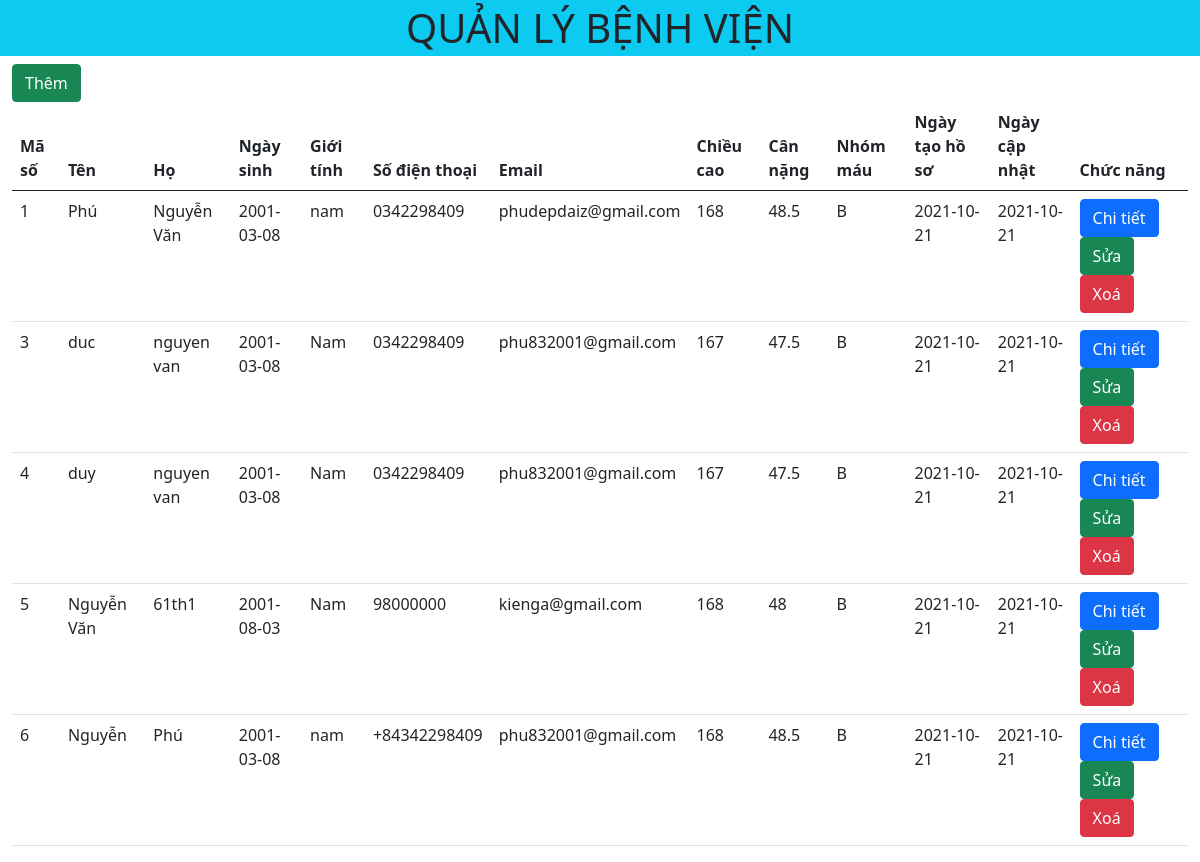
The page / on the database its author committed.
### tables this page shows
CREATE TABLE `patient` (
  `patientid` int(11) NOT NULL,
  `firstname` varchar(10) NOT NULL,
  `lastname` varchar(30) NOT NULL,
  `dateofbirth` date NOT NULL,
  `gender` varchar(10) NOT NULL,
  `mobile` varchar(15) NOT NULL,
  `email` varchar(30) NOT NULL,
  `height` int(11) NOT NULL,
  `weight` float NOT NULL,
  `blood_type` varchar(5) NOT NULL,
  `created_on` date NOT NULL DEFAULT current_timestamp(),
  `modified_on` date NOT NULL DEFAULT current_timestamp()
);

### index.php (the view, shortened to what this page needs)
<?php include './header.php'; ?>
<a href="process/add.php" class="btn btn-success">Thêm</a>
<table class="table table-responsive">
    <thead>
        <tr>
            <th scope="col">Mã số</th>
            <th scope="col">Tên</th>
            <th scope="col">Họ</th>
            <th scope="col">Ngày sinh</th>
            <th scope="col">Giới tính</th>
            <th scope="col">Số điện thoại</th>
            <th scope="col">Email</th>
            <th scope="col">Chiều cao</th>
            <th scope="col">Cân nặng</th>
            <th scope="col">Nhóm máu</th>
            <th scope="col">Ngày tạo hồ sơ</th>
            <th scope="col">Ngày cập nhật</th>
            <th class="col" scope="col">Chức năng</th>
        </tr>
    </thead>
    <tbody>
        <?php
        include './config.php';
        $sql = "SELECT * FROM patient ";
        $result = mysqli_query($conn, $sql);
        if (mysqli_num_rows($result) > 0) {
            while ($row = mysqli_fetch_assoc($result)) {
                echo "<tr>";
                echo '<td>' . $row['patientid'] . '</td>';
                echo '<td>' . $row['firstname'] . '</td>';
                echo '<td>' . $row['lastname'] . '</td>';
                echo '<td>' . $row['dateofbirth'] . '</td>';
                echo '<td>' . $row['gender'] . '</td>';
                echo '<td>' . $row['mobile'] . '</td>';
                echo '<td>' . $row['email'] . '</td>';
                echo '<td>' . $row['height'] . '</td>';
                echo '<td>' . $row['weight'] . '</td>';
                echo '<td>' . $row['blood_type'] . '</td>';
                echo '<td>' . $row['created_on'] . '</td>';
                echo '<td>' . $row['modified_on'] . '</td>';
                echo '<td>
                <a href="./detail.php?id=' . $row['patientid'] . '" class="btn btn-primary">Chi tiết</a>
                <a href="process/edit.php?id=' . $row['patientid'] . '" class="btn btn-success">Sửa</a>
                <a href="process/delete.php?id=' . $row['patientid'] . '" class="btn btn-danger">Xoá</a>
                </td>';
                echo '</tr>';
            }
        }
        ?>
    </tbody>
</table>
<?php include './footer.php' ?>

### header.php (shortened to what this page needs)
<!DOCTYPE html>
<html lang="en">
<head>
    <link href="https://cdn.jsdelivr.net/npm/bootstrap@5.0.2/dist/css/bootstrap.min.css" rel="stylesheet">
    <link rel="stylesheet" href="https://cdnjs.cloudflare.com/ajax/libs/font-awesome/6.0.0-beta2/css/all.min.css" />
<body>
    <h1 class="bg-info text-center p-1">QUẢN LÝ BỆNH VIỆN</h1>
    <main class="container-fluid">

### footer.php (shortened to what this page needs)
</main>
</body>
</html>

### rows shown on the page
patient: patientid "1", firstname "Phú", lastname "Nguyễn Văn", dateofbirth "2001-03-08", gender "nam", mobile "0342298409", email "phudepdaiz@gmail.com", height "168", weight "48.5", blood_type "B", created_on "2021-10-21", modified_on "2021-10-21"
patient: patientid "3", firstname "duc", lastname "nguyen van", dateofbirth "2001-03-08", gender "Nam", mobile "0342298409", email "phu832001@gmail.com", height "167", weight "47.5", blood_type "B", created_on "2021-10-21", modified_on "2021-10-21"
patient: patientid "4", firstname "duy", lastname "nguyen van", dateofbirth "2001-03-08", gender "Nam", mobile "0342298409", email "phu832001@gmail.com", height "167", weight "47.5", blood_type "B", created_on "2021-10-21", modified_on "2021-10-21"
patient: patientid "5", firstname "Nguyễn Văn", lastname "61th1", dateofbirth "2001-08-03", gender "Nam", mobile "98000000", email "kienga@gmail.com", height "168", weight "48", blood_type "B", created_on "2021-10-21", modified_on "2021-10-21"
patient: patientid "6", firstname "Nguyễn", lastname "Phú", dateofbirth "2001-03-08", gender "nam", mobile "+84342298409", email "phu832001@gmail.com", height "168", weight "48.5", blood_type "B", created_on "2021-10-21", modified_on "2021-10-21"
